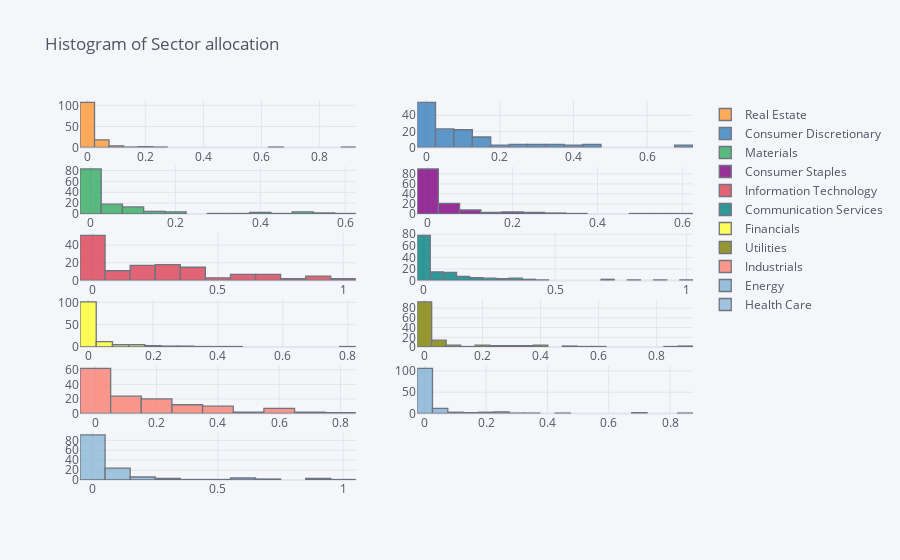

Here is the notebook cell this chart was saved with:
### Markdown cell above
As suspected, some sectors (Technology, Industrials, and Consumer Discretionary) are more popular than the others in the thematic investing world.

### Code cell
# create a sector list
sector_list = ['Real Estate', 'Consumer Discretionary', 'Materials', 'Consumer Staples', 'Information Technology',
               'Communication Services','Financials','Utilities','Industrials', 'Energy', 'Health Care']

# plot the histogram of sector allocations
dataset[sector_list].iplot(kind='histogram', title ='Histogram of Sector allocation',subplots=True)

### Figure 1 — Plotly figure (JSON) as saved in the notebook; plotly's stock layout.template omitted (floating-point values rounded to 4 significant figures; data arrays with more than 128 entries replaced by an {"elided": "..."} marker saying what was removed)
{"data": [{"histfunc": "count", "histnorm": "", "marker": {"color": "rgba(255, 153, 51, 1.0)", "line": {"color": "#4D5663", "width": 1.3}}, "name": "Real Estate", "opacity": 0.8, "orientation": "v", "type": "histogram", "x": {"elided": "143 float values"}, "xaxis": "x", "yaxis": "y"}, {"histfunc": "count", "histnorm": "", "marker": {"color": "rgba(55, 128, 191, 1.0)", "line": {"color": "#4D5663", "width": 1.3}}, "name": "Consumer Discretionary", "opacity": 0.8, "orientation": "v", "type": "histogram", "x": {"elided": "143 float values"}, "xaxis": "x2", "yaxis": "y2"}, {"histfunc": "count", "histnorm": "", "marker": {"color": "rgba(50, 171, 96, 1.0)", "line": {"color": "#4D5663", "width": 1.3}}, "name": "Materials", "opacity": 0.8, "orientation": "v", "type": "histogram", "x": {"elided": "143 float values"}, "xaxis": "x3", "yaxis": "y3"}, {"histfunc": "count", "histnorm": "", "marker": {"color": "rgba(128, 0, 128, 1.0)", "line": {"color": "#4D5663", "width": 1.3}}, "name": "Consumer Staples", "opacity": 0.8, "orientation": "v", "type": "histogram", "x": {"elided": "143 float values"}, "xaxis": "x4", "yaxis": "y4"}, {"histfunc": "count", "histnorm": "", "marker": {"color": "rgba(219, 64, 82, 1.0)", "line": {"color": "#4D5663", "width": 1.3}}, "name": "Information Technology", "opacity": 0.8, "orientation": "v", "type": "histogram", "x": {"elided": "143 float values"}, "xaxis": "x5", "yaxis": "y5"}, {"histfunc": "count", "histnorm": "", "marker": {"color": "rgba(0, 128, 128, 1.0)", "line": {"color": "#4D5663", "width": 1.3}}, "name": "Communication Services", "opacity": 0.8, "orientation": "v", "type": "histogram", "x": {"elided": "143 float values"}, "xaxis": "x6", "yaxis": "y6"}, {"histfunc": "count", "histnorm": "", "marker": {"color": "rgba(255, 255, 51, 1.0)", "line": {"color": "#4D5663", "width": 1.3}}, "name": "Financials", "opacity": 0.8, "orientation": "v", "type": "histogram", "x": {"elided": "143 float values"}, "xaxis": "x7", "yaxis": "y7"}, {"histfunc": "count", "histnorm": "", "marker": {"color": "rgba(128, 128, 0, 1.0)", "line": {"color": "#4D5663", "width": 1.3}}, "name": "Utilities", "opacity": 0.8, "orientation": "v", "type": "histogram", "x": {"elided": "143 float values"}, "xaxis": "x8", "yaxis": "y8"}, {"histfunc": "count", "histnorm": "", "marker": {"color": "rgba(251, 128, 114, 1.0)", "line": {"color": "#4D5663", "width": 1.3}}, "name": "Industrials", "opacity": 0.8, "orientation": "v", "type": "histogram", "x": {"elided": "143 float values"}, "xaxis": "x9", "yaxis": "y9"}, {"histfunc": "count", "histnorm": "", "marker": {"color": "rgba(128, 177, 211, 1.0)", "line": {"color": "#4D5663", "width": 1.3}}, "name": "Energy", "opacity": 0.8, "orientation": "v", "type": "histogram", "x": {"elided": "143 float values"}, "xaxis": "x10", "yaxis": "y10"}, {"histfunc": "count", "histnorm": "", "marker": {"color": "rgba(128, 177, 211, 0.8999999999999999)", "line": {"color": "#4D5663", "width": 1.3}}, "name": "Health Care", "opacity": 0.8, "orientation": "v", "type": "histogram", "x": {"elided": "143 float values"}, "xaxis": "x11", "yaxis": "y11"}], "layout": {"barmode": "overlay", "legend": {"bgcolor": "#F5F6F9", "font": {"color": "#4D5663"}}, "paper_bgcolor": "#F5F6F9", "plot_bgcolor": "#F5F6F9", "title": {"font": {"color": "#4D5663"}, "text": "Histogram of Sector allocation"}, "xaxis": {"anchor": "y", "domain": [0, 0.45], "gridcolor": "#E1E5ED", "showgrid": true, "tickfont": {"color": "#4D5663"}, "title": {"font": {"color": "#4D5663"}, "text": ""}, "zerolinecolor": "#E1E5ED"}, "xaxis10": {"anchor": "y10", "domain": [0.55, 1], "gridcolor": "#E1E5ED", "showgrid": true, "tickfont": {"color": "#4D5663"}, "title": {"font": {"color": "#4D5663"}, "text": ""}, "zerolinecolor": "#E1E5ED"}, "xaxis11": {"anchor": "y11", "domain": [0, 0.45], "gridcolor": "#E1E5ED", "showgrid": true, "tickfont": {"color": "#4D5663"}, "title": {"font": {"color": "#4D5663"}, "text": ""}, "zerolinecolor": "#E1E5ED"}, "xaxis12": {"anchor": "y12", "domain": [0.55, 1], "gridcolor": "#E1E5ED", "showgrid": true, "tickfont": {"color": "#4D5663"}, "title": {"font": {"color": "#4D5663"}, "text": ""}, "zerolinecolor": "#E1E5ED"}, "xaxis2": {"anchor": "y2", "domain": [0.55, 1], "gridcolor": "#E1E5ED", "showgrid": true, "tickfont": {"color": "#4D5663"}, "title": {"font": {"color": "#4D5663"}, "text": ""}, "zerolinecolor": "#E1E5ED"}, "xaxis3": {"anchor": "y3", "domain": [0, 0.45], "gridcolor": "#E1E5ED", "showgrid": true, "tickfont": {"color": "#4D5663"}, "title": {"font": {"color": "#4D5663"}, "text": ""}, "zerolinecolor": "#E1E5ED"}, "xaxis4": {"anchor": "y4", "domain": [0.55, 1], "gridcolor": "#E1E5ED", "showgrid": true, "tickfont": {"color": "#4D5663"}, "title": {"font": {"color": "#4D5663"}, "text": ""}, "zerolinecolor": "#E1E5ED"}, "xaxis5": {"anchor": "y5", "domain": [0, 0.45], "gridcolor": "#E1E5ED", "showgrid": true, "tickfont": {"color": "#4D5663"}, "title": {"font": {"color": "#4D5663"}, "text": ""}, "zerolinecolor": "#E1E5ED"}, "xaxis6": {"anchor": "y6", "domain": [0.55, 1], "gridcolor": "#E1E5ED", "showgrid": true, "tickfont": {"color": "#4D5663"}, "title": {"font": {"color": "#4D5663"}, "text": ""}, "zerolinecolor": "#E1E5ED"}, "xaxis7": {"anchor": "y7", "domain": [0, 0.45], "gridcolor": "#E1E5ED", "showgrid": true, "tickfont": {"color": "#4D5663"}, "title": {"font": {"color": "#4D5663"}, "text": ""}, "zerolinecolor": "#E1E5ED"}, "xaxis8": {"anchor": "y8", "domain": [0.55, 1], "gridcolor": "#E1E5ED", "showgrid": true, "tickfont": {"color": "#4D5663"}, "title": {"font": {"color": "#4D5663"}, "text": ""}, "zerolinecolor": "#E1E5ED"}, "xaxis9": {"anchor": "y9", "domain": [0, 0.45], "gridcolor": "#E1E5ED", "showgrid": true, "tickfont": {"color": "#4D5663"}, "title": {"font": {"color": "#4D5663"}, "text": ""}, "zerolinecolor": "#E1E5ED"}, "yaxis": {"anchor": "x", "domain": [0.875, 1], "gridcolor": "#E1E5ED", "showgrid": true, "tickfont": {"color": "#4D5663"}, "title": {"font": {"color": "#4D5663"}, "text": ""}, "zerolinecolor": "#E1E5ED"}, "yaxis10": {"anchor": "x10", "domain": [0.175, 0.3], "gridcolor": "#E1E5ED", "showgrid": true, "tickfont": {"color": "#4D5663"}, "title": {"font": {"color": "#4D5663"}, "text": ""}, "zerolinecolor": "#E1E5ED"}, "yaxis11": {"anchor": "x11", "domain": [0, 0.125], "gridcolor": "#E1E5ED", "showgrid": true, "tickfont": {"color": "#4D5663"}, "title": {"font": {"color": "#4D5663"}, "text": ""}, "zerolinecolor": "#E1E5ED"}, "yaxis12": {"anchor": "x12", "domain": [0, 0.125], "gridcolor": "#E1E5ED", "showgrid": true, "tickfont": {"color": "#4D5663"}, "title": {"font": {"color": "#4D5663"}, "text": ""}, "zerolinecolor": "#E1E5ED"}, "yaxis2": {"anchor": "x2", "domain": [0.875, 1], "gridcolor": "#E1E5ED", "showgrid": true, "tickfont": {"color": "#4D5663"}, "title": {"font": {"color": "#4D5663"}, "text": ""}, "zerolinecolor": "#E1E5ED"}, "yaxis3": {"anchor": "x3", "domain": [0.7, 0.825], "gridcolor": "#E1E5ED", "showgrid": true, "tickfont": {"color": "#4D5663"}, "title": {"font": {"color": "#4D5663"}, "text": ""}, "zerolinecolor": "#E1E5ED"}, "yaxis4": {"anchor": "x4", "domain": [0.7, 0.825], "gridcolor": "#E1E5ED", "showgrid": true, "tickfont": {"color": "#4D5663"}, "title": {"font": {"color": "#4D5663"}, "text": ""}, "zerolinecolor": "#E1E5ED"}, "yaxis5": {"anchor": "x5", "domain": [0.525, 0.65], "gridcolor": "#E1E5ED", "showgrid": true, "tickfont": {"color": "#4D5663"}, "title": {"font": {"color": "#4D5663"}, "text": ""}, "zerolinecolor": "#E1E5ED"}, "yaxis6": {"anchor": "x6", "domain": [0.525, 0.65], "gridcolor": "#E1E5ED", "showgrid": true, "tickfont": {"color": "#4D5663"}, "title": {"font": {"color": "#4D5663"}, "text": ""}, "zerolinecolor": "#E1E5ED"}, "yaxis7": {"anchor": "x7", "domain": [0.35, 0.475], "gridcolor": "#E1E5ED", "showgrid": true, "tickfont": {"color": "#4D5663"}, "title": {"font": {"color": "#4D5663"}, "text": ""}, "zerolinecolor": "#E1E5ED"}, "yaxis8": {"anchor": "x8", "domain": [0.35, 0.475], "gridcolor": "#E1E5ED", "showgrid": true, "tickfont": {"color": "#4D5663"}, "title": {"font": {"color": "#4D5663"}, "text": ""}, "zerolinecolor": "#E1E5ED"}, "yaxis9": {"anchor": "x9", "domain": [0.175, 0.3], "gridcolor": "#E1E5ED", "showgrid": true, "tickfont": {"color": "#4D5663"}, "title": {"font": {"color": "#4D5663"}, "text": ""}, "zerolinecolor": "#E1E5ED"}}}
